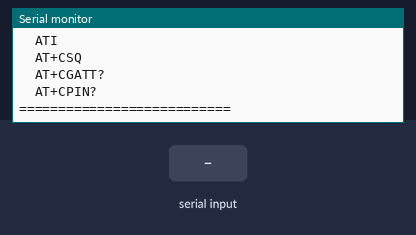
Bench run of a sketch on a simulated ESP32. Shown: the last lines printed to the serial monitor. Inputs (shaded band) come from the test bench. The modem accepts every AT command (registered, SIM ready, sends succeed) and sends nothing else.

Above: at 1.7 s.
1.8 s: "OK\n" received over Serial
At 2.3 s:
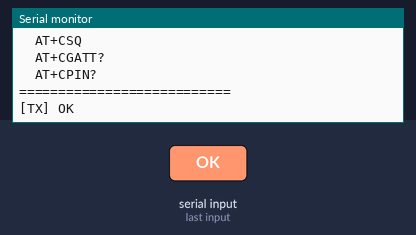
3.3 s: "ERROR\n" received over the second serial link
At 4.7 s:
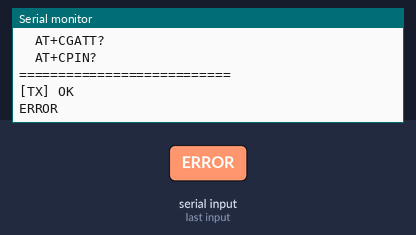
6.3 s: "ERROR\n" received over Serial
At 6.9 s:
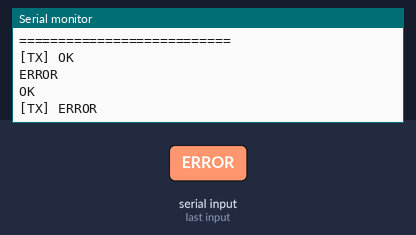
7.8 s: "1\n" received over the second serial link
At 9.0 s:
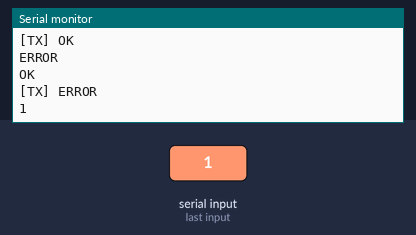
9.3 s: "1\n" received over Serial
At 9.9 s:
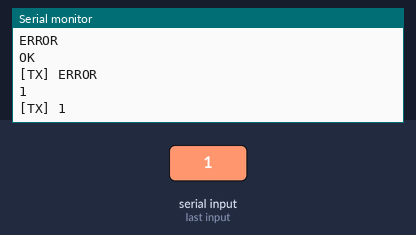

The sketch:

A9G_UART_Test.ino
```cpp
#include <Arduino.h>

// ESP32 <-> A9G UART test sketch
// Default wiring (change if needed):
// ESP32 GPIO17 (TX2) -> A9G RX
// ESP32 GPIO16 (RX2) -> A9G TX

static const int A9G_RX_PIN = 16;     // ESP32 RX2 pin (reads data from A9G TX)
static const int A9G_TX_PIN = 17;     // ESP32 TX2 pin (sends data to A9G RX)
static const long USB_BAUD = 115200;  // Serial Monitor baud

HardwareSerial A9G(2);

const long BAUD_CANDIDATES[] = { 115200, 9600, 57600, 38400, 19200 };
const size_t BAUD_COUNT = sizeof(BAUD_CANDIDATES) / sizeof(BAUD_CANDIDATES[0]);

long activeBaud = 0;
unsigned long lastAtPingMs = 0;
unsigned long lastCsqMs = 0;

void sendToA9G(const String &cmd) {
  A9G.print(cmd);
  A9G.print("\r\n");
}

bool waitForOk(unsigned long timeoutMs) {
  unsigned long start = millis();
  String line = "";
  while (millis() - start < timeoutMs) {
    while (A9G.available()) {
      char c = (char)A9G.read();
      if (c == '\r') continue;
      if (c == '\n') {
        if (line.length()) {
          Serial.print("[A9G] ");
          Serial.println(line);
          if (line.indexOf("OK") >= 0) return true;
          if (line.indexOf("ERROR") >= 0) return false;
          line = "";
        }
      } else {
        line += c;
      }
    }
  }
  return false;
}

bool tryBaud(long baud) {
  A9G.end();
  delay(60);
  A9G.begin(baud, SERIAL_8N1, A9G_RX_PIN, A9G_TX_PIN);
  delay(150);

  while (A9G.available()) A9G.read();

  Serial.print("[SCAN] Trying baud ");
  Serial.println(baud);

  for (int i = 0; i < 3; i++) {
    sendToA9G("AT");
    if (waitForOk(700)) {
      activeBaud = baud;
      return true;
    }
    delay(120);
  }

  return false;
}

bool detectA9GBaud() {
  for (size_t i = 0; i < BAUD_COUNT; i++) {
    if (tryBaud(BAUD_CANDIDATES[i])) return true;
  }
  return false;
}

void printHelp() {
  Serial.println();
  Serial.println("=== A9G UART TEST READY ===");
  Serial.print("Detected baud: ");
  Serial.println(activeBaud);
  Serial.println("Type AT commands directly in Serial Monitor.");
  Serial.println("Examples:");
  Serial.println("  AT");
  Serial.println("  ATI");
  Serial.println("  AT+CSQ");
  Serial.println("  AT+CGATT?");
  Serial.println("  AT+CPIN?");
  Serial.println("===========================");
  Serial.println();
}

void setup() {
  Serial.begin(USB_BAUD);
  delay(300);

  Serial.println();
  Serial.println("ESP32 A9G UART connection test");
  Serial.print("Pins -> RX:");
  Serial.print(A9G_RX_PIN);
  Serial.print(" TX:");
  Serial.println(A9G_TX_PIN);

  if (!detectA9GBaud()) {
    Serial.println("[FAIL] Could not detect A9G baud.");
    Serial.println("Check:");
    Serial.println("1) Wiring RX/TX crossed correctly");
    Serial.println("2) Shared GND");
    Serial.println("3) A9G power supply stability");
    Serial.println("4) Try editing BAUD_CANDIDATES[]");
    return;
  }

  sendToA9G("ATE0");
  waitForOk(800);
  printHelp();
}

void loop() {
  if (activeBaud == 0) {
    delay(250);
    return;
  }

  // USB -> A9G passthrough
  if (Serial.available()) {
    String cmd = Serial.readStringUntil('\n');
    cmd.trim();
    if (cmd.length()) {
      Serial.print("[TX] ");
      Serial.println(cmd);
      sendToA9G(cmd);
    }
  }

  // A9G -> USB passthrough
  while (A9G.available()) {
    char c = (char)A9G.read();
    Serial.write(c);
  }

  // Auto ping so you can see if link drops
  unsigned long now = millis();
  if (now - lastAtPingMs > 5000) {
    sendToA9G("AT");
    lastAtPingMs = now;
  }
  if (now - lastCsqMs > 15000) {
    sendToA9G("AT+CSQ");
    lastCsqMs = now;
  }

  delay(3);
}
```

Measured:
- after the input at 1.8 s, the serial monitor: prints a new line at once (image 1)
- after the input at 3.3 s, the serial monitor: prints a new line at once (image 2)
- after the input at 6.3 s, the serial monitor: prints a new line at once (image 3)
- after the input at 7.8 s, the serial monitor: prints a new line at once (image 4)
- after the input at 9.3 s, the serial monitor: prints a new line at once (image 5)
